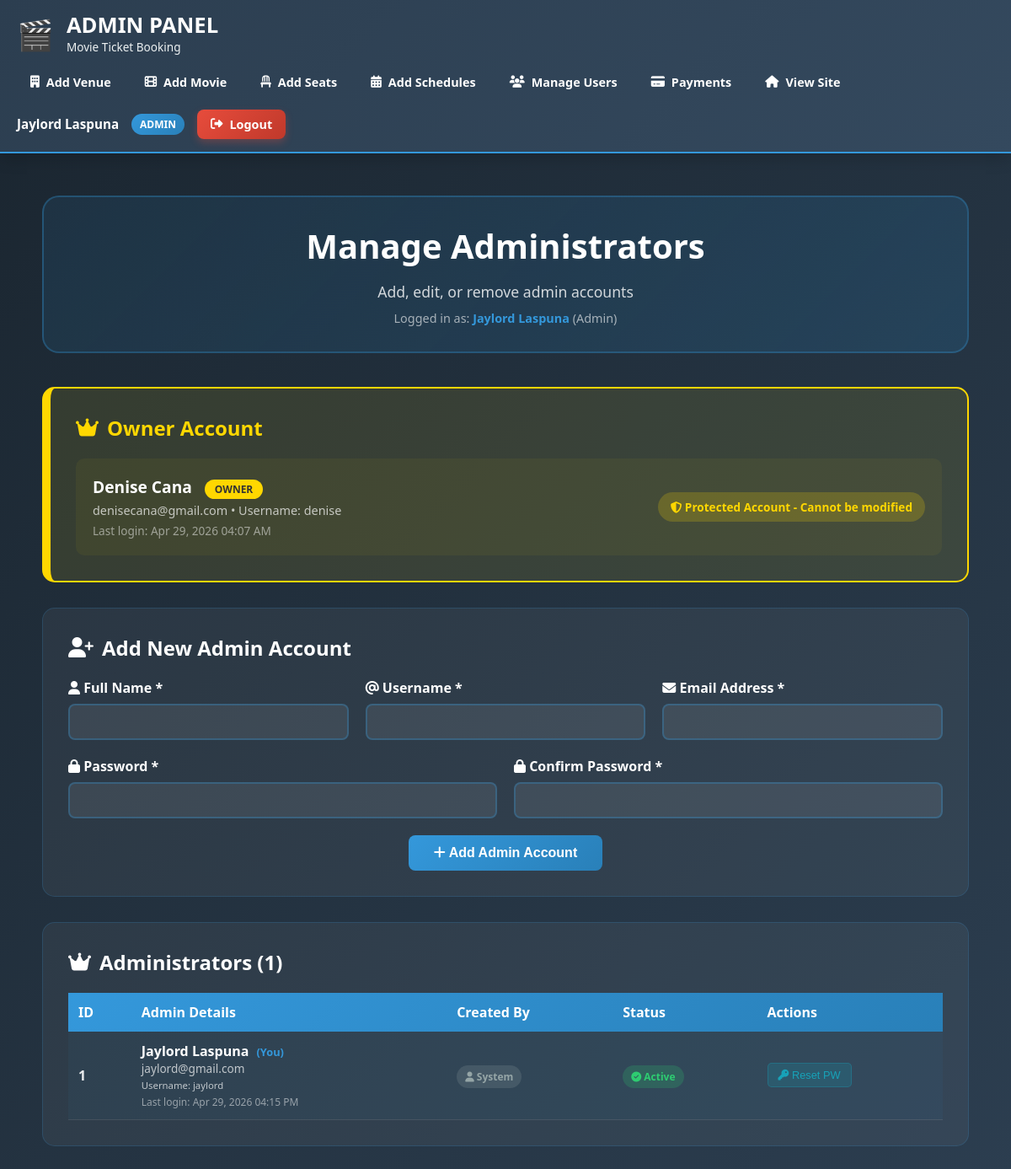
/pages/admin/users/user-admin.php (signed in), run on the app's committed database.
### tables this page shows
CREATE TABLE `users` (
  `u_id` int(11) NOT NULL,
  `u_name` varchar(100) NOT NULL,
  `u_username` varchar(50) NOT NULL,
  `u_email` varchar(100) NOT NULL,
  `u_pass` varchar(255) NOT NULL,
  `u_role` enum('Admin','Customer','Owner','Staff') DEFAULT 'Customer',
  `u_status` enum('Active','Inactive') DEFAULT 'Active',
  `created_by` int(11) DEFAULT NULL,
  `created_at` timestamp NOT NULL DEFAULT current_timestamp(),
  `last_login` timestamp NULL DEFAULT NULL,
  `is_visible` tinyint(1) DEFAULT 1
);

### pages/admin/users/user-admin.php (the view, shortened to what this page needs)
<?php
$root_dir = dirname(dirname(dirname(__DIR__)));
require_once $root_dir . '/partials/admin-header.php';
$current_admin_id = $_SESSION['user_id'];
$current_admin_name = $_SESSION['user_name'];
$current_admin_role = $_SESSION['user_role'];
$conn = get_db_connection();
$admins_result = $conn->query("
    SELECT
        u.u_id,
        u.u_name,
        u.u_username,
        u.u_email,
        u.u_role,
        u.u_status,
        u.created_at,
        u.last_login,
        u.created_by,
        creator.u_name as created_by_name
    FROM users u
    LEFT JOIN users creator ON u.created_by = creator.u_id
    WHERE u.u_role = 'Admin' AND u.is_visible = 1
    ORDER BY u.created_at DESC
");
$admins = [];
if ($admins_result) {
    while ($row = $admins_result->fetch_assoc()) {
        $admins[] = $row;
    }
}
$owner = null;
$owner_result = $conn->query("
    SELECT
        u.u_id,
        u.u_name,
        u.u_username,
        u.u_email,
        u.u_role,
        u.u_status,
        u.created_at,
        u.last_login
    FROM users u
    WHERE u.u_role = 'Owner' AND u.u_status = 'Active' AND u.is_visible = 1
    LIMIT 1
");
if ($owner_result && $owner_result->num_rows > 0) {
    $owner = $owner_result->fetch_assoc();
}
?>
<div class="admin-content" style="max-width: 1400px; margin: 0 auto; padding: 30px;">
    <div style="text-align: center; margin-bottom: 40px; padding: 30px; background: linear-gradient(135deg, rgba(52, 152, 219, 0.1), rgba(41, 128, 185, 0.2)); border-radius: 20px; border: 2px solid rgba(52, 152, 219, 0.3);">
        <h1 style="color: white; font-size: 2.5rem; margin-bottom: 15px; font-weight: 800;">Manage Administrators</h1>
        <p style="color: rgba(255, 255, 255, 0.8); font-size: 1.1rem;">Add, edit, or remove admin accounts</p>
        <p style="color: rgba(255, 255, 255, 0.6); font-size: 0.9rem; margin-top: 10px;">Logged in as: <strong style="color: #3498db;"><?php echo $current_admin_name; ?></strong> (<?php echo $current_admin_role; ?>)</p>
    </div>
    <?php if ($owner): ?>
    <div style="background: rgba(255, 215, 0, 0.1); border-radius: 15px; padding: 30px; margin-bottom: 30px; border: 2px solid #ffd700; border-left: 10px solid #ffd700;">
        <h2 style="color: #ffd700; font-size: 1.5rem; margin-bottom: 20px; display: flex; align-items: center; gap: 10px;">
            <i class="fas fa-crown"></i> Owner Account
        </h2>
        <div style="background: rgba(255, 215, 0, 0.05); border-radius: 10px; padding: 20px;">
            <div style="display: flex; justify-content: space-between; align-items: center; flex-wrap: wrap; gap: 20px;">
                <div>
                    <div style="color: white; font-size: 1.2rem; font-weight: 700; margin-bottom: 5px;">
                        <?php echo htmlspecialchars($owner['u_name']); ?>
                        <span style="background: #ffd700; color: #333; padding: 3px 12px; border-radius: 20px; font-size: 0.75rem; margin-left: 10px;">OWNER</span>
                    </div>
                    <div style="color: rgba(255, 255, 255, 0.7); font-size: 0.9rem;">
                        <?php echo htmlspecialchars($owner['u_email']); ?> • Username: <?php echo htmlspecialchars($owner['u_username']); ?>
                    </div>
                    <div style="color: rgba(255, 255, 255, 0.5); font-size: 0.85rem; margin-top: 5px;">
                        Last login: <?php echo $owner['last_login'] ? date('M d, Y h:i A', strtotime($owner['last_login'])) : 'Never'; ?>
                    </div>
                </div>
                <div>
                    <span style="background: rgba(255, 215, 0, 0.2); color: #ffd700; padding: 8px 15px; border-radius: 20px; font-size: 0.85rem; font-weight: 600;">
                        <i class="fas fa-shield-alt"></i> Protected Account - Cannot be modified
                    </span>
                </div>
            </div>
        </div>
    </div>
    <?php endif; ?>
    <div style="background: rgba(255, 255, 255, 0.05); border-radius: 15px; padding: 30px; margin-bottom: 30px; border: 1px solid rgba(52, 152, 219, 0.2);">
        <h2 style="color: white; font-size: 1.5rem; margin-bottom: 20px; display: flex; align-items: center; gap: 10px;">
            <i class="fas fa-user-plus"></i> Add New Admin Account
        </h2>
        <form method="POST" action="" id="adminForm">
            <div style="display: grid; grid-template-columns: repeat(auto-fit, minmax(250px, 1fr)); gap: 20px; margin-bottom: 20px;">
                <div>
                    <label style="display: block; color: white; font-weight: 600; margin-bottom: 8px;">
                        <i class="fas fa-user"></i> Full Name *
                    </label>
                    <input type="text" name="name" required
                           value="<?php echo isset($_POST['name']) ? htmlspecialchars($_POST['name']) : ''; ?>"
                           style="width: 100%; padding: 12px 15px; background: rgba(255,255,255,0.08); border: 2px solid rgba(52,152,219,0.3); border-radius: 8px; color: white;">
                </div>
                <div>
                    <label style="display: block; color: white; font-weight: 600; margin-bottom: 8px;">
                        <i class="fas fa-at"></i> Username *
                    </label>
                    <input type="text" name="admin_username" required
                           value="<?php echo isset($_POST['admin_username']) ? htmlspecialchars($_POST['admin_username']) : ''; ?>"
                           pattern="[a-zA-Z0-9_]{3,50}"
                           style="width: 100%; padding: 12px 15px; background: rgba(255,255,255,0.08); border: 2px solid rgba(52,152,219,0.3); border-radius: 8px; color: white;">
                </div>
                <div>
                    <label style="display: block; color: white; font-weight: 600; margin-bottom: 8px;">
                        <i class="fas fa-envelope"></i> Email Address *
                    </label>
                    <input type="email" name="email" required
                           value="<?php echo isset($_POST['email']) ? htmlspecialchars($_POST['email']) : ''; ?>"
                           style="width: 100%; padding: 12px 15px; background: rgba(255,255,255,0.08); border: 2px solid rgba(52,152,219,0.3); border-radius: 8px; color: white;">
                </div>
            </div>
            <div style="display: grid; grid-template-columns: repeat(auto-fit, minmax(250px, 1fr)); gap: 20px; margin-bottom: 20px;">
                <div>
                    <label style="display: block; color: white; font-weight: 600; margin-bottom: 8px;">
                        <i class="fas fa-lock"></i> Password *
                    </label>
                    <input type="password" name="password" required
                           style="width: 100%; padding: 12px 15px; background: rgba(255,255,255,0.08); border: 2px solid rgba(52,152,219,0.3); border-radius: 8px; color: white;">
                </div>
                <div>
                    <label style="display: block; color: white; font-weight: 600; margin-bottom: 8px;">
                        <i class="fas fa-lock"></i> Confirm Password *
                    </label>
                    <input type="password" name="confirm_password" required
                           style="width: 100%; padding: 12px 15px; background: rgba(255,255,255,0.08); border: 2px solid rgba(52,152,219,0.3); border-radius: 8px; color: white;">
                </div>
            </div>
            <div style="text-align: center; margin-top: 20px;">
                <button type="submit" name="add_admin" style="padding: 12px 30px; background: linear-gradient(135deg, #3498db 0%, #2980b9 100%); color: white; border: none; border-radius: 8px; font-size: 1rem; font-weight: 600; cursor: pointer;">
                    <i class="fas fa-plus"></i> Add Admin Account
                </button>
            </div>
        </form>
    </div>
    <div style="background: rgba(255, 255, 255, 0.05); border-radius: 15px; padding: 30px; border: 1px solid rgba(52, 152, 219, 0.2);">
        <h2 style="color: white; font-size: 1.5rem; margin-bottom: 20px; display: flex; align-items: center; gap: 10px;">
            <i class="fas fa-crown"></i> Administrators (<?php echo count($admins); ?>)
        </h2>
        <?php if (empty($admins)): ?>
        <div style="text-align: center; padding: 40px; color: rgba(255, 255, 255, 0.6);">
            <i class="fas fa-crown fa-3x" style="margin-bottom: 15px; opacity: 0.5;"></i>
            <p>No other administrators found.</p>
        </div>
        <?php else: ?>
        <div style="overflow-x: auto;">
            <table style="width: 100%; border-collapse: collapse;">
                <thead>
                    <tr style="background: linear-gradient(135deg, #3498db 0%, #2980b9 100%);">
                        <th style="padding: 12px; text-align: left; color: white;">ID</th>
                        <th style="padding: 12px; text-align: left; color: white;">Admin Details</th>
                        <th style="padding: 12px; text-align: left; color: white;">Created By</th>
                        <th style="padding: 12px; text-align: left; color: white;">Status</th>
                        <th style="padding: 12px; text-align: left; color: white;">Actions</th>
                </thead>
                <tbody>
                    <?php foreach ($admins as $admin):
                        $is_current_user = $admin['u_id'] == $current_admin_id;
                    ?>
                    <tr style="border-bottom: 1px solid rgba(255, 255, 255, 0.1); <?php echo $is_current_user ? 'background: rgba(52, 152, 219, 0.05);' : ''; ?>">
                        <td style="padding: 12px; color: rgba(255, 255, 255, 0.9); font-weight: 700;"><?php echo $admin['u_id']; ?></td>
                        <td style="padding: 12px;">
                            <div style="color: white; font-weight: 700;"><?php echo htmlspecialchars($admin['u_name']); ?>
                                <?php if ($is_current_user): ?>
                                <span style="color: #3498db; font-size: 0.8rem; margin-left: 5px;">(You)</span>
                                <?php endif; ?>
                            </div>
                            <div style="color: rgba(255, 255, 255, 0.7); font-size: 0.85rem;">
                                <?php echo htmlspecialchars($admin['u_email']); ?><br>
                                <small>Username: <?php echo htmlspecialchars($admin['u_username']); ?></small>
                            </div>
                            <div style="color: rgba(255, 255, 255, 0.5); font-size: 0.75rem; margin-top: 3px;">
                                Last login: <?php echo $admin['last_login'] ? date('M d, Y h:i A', strtotime($admin['last_login'])) : 'Never'; ?>
                            </div>
                         </div>
                        <td style="padding: 12px;">
                            <span style="background: <?php echo $admin['created_by_name'] ? 'rgba(52,152,219,0.2)' : 'rgba(149,165,166,0.2)'; ?>; color: <?php echo $admin['created_by_name'] ? '#3498db' : '#95a5a6'; ?>; padding: 5px 10px; border-radius: 15px; font-size: 0.75rem; font-weight: 600;">
                                <i class="fas <?php echo $admin['created_by_name'] ? 'fa-user-cog' : 'fa-user'; ?>"></i>
                                <?php echo $admin['created_by_name'] ?? 'System'; ?>
                            </span>
                         </div>
                        <td style="padding: 12px;">
                            <span style="background: <?php echo $admin['u_status'] == 'Active' ? 'rgba(46,204,113,0.2)' : 'rgba(108,117,125,0.2)'; ?>; color: <?php echo $admin['u_status'] == 'Active' ? '#2ecc71' : '#6c757d'; ?>; padding: 5px 10px; border-radius: 15px; font-size: 0.75rem; font-weight: 600;">
                                <i class="fas <?php echo $admin['u_status'] == 'Active' ? 'fa-check-circle' : 'fa-times-circle'; ?>"></i>
                                <?php echo $admin['u_status']; ?>
                            </span>
                         </div>
                        <td style="padding: 12px;">
                            <div style="display: flex; gap: 8px; flex-wrap: wrap;">
                                <button type="button"
                                        onclick="openResetAdminPasswordModal(<?php echo $admin['u_id']; ?>, '<?php echo addslashes($admin['u_name']); ?>')"
                                        style="padding: 6px 12px; background: rgba(23,162,184,0.2); color: #17a2b8; border: 1px solid rgba(23,162,184,0.3); border-radius: 5px; cursor: pointer; font-size: 0.8rem;">
                                    <i class="fas fa-key"></i> Reset PW
                                </button>
                            </div>
                         </div>
                    <?php endforeach; ?>
        <?php endif; ?>
</body>
</html>

### partials/admin-header.php (style rules this page uses)
:root { --admin-primary: #2c3e50; --admin-secondary: #34495e; --admin-accent: #3498db; --admin-success: #2ecc71; --admin-danger: #e74c3c; --admin-warning: #f39c12; --admin-light: #ecf0f1; --admin-dark: #1a252f; }
* { margin: 0; padding: 0; box-sizing: border-box; }
body { font-family: 'Segoe UI', Tahoma, Geneva, Verdana, sans-serif; background: linear-gradient(135deg, var(--admin-dark) 0%, var(--admin-primary) 100%); color: white; min-height: 100vh; }

### data on the page
users: u_name "Denise Cana", u_email "denisecana@gmail.com", u_username "denise", last_login "Apr 29, 2026 04:07 AM"
users: u_id "1", u_name "Jaylord Laspuna", shows "(You)", u_email "jaylord@gmail.com", u_username "jaylord", last_login "Apr 29, 2026 04:15 PM", created_by_name "System", u_status "Active"

### other printed values
$_SESSION['user_name'] "Jaylord Laspuna"
$_SESSION['user_role'] "ADMIN"
$current_admin_name "Jaylord Laspuna"
$current_admin_role "Admin"
count($admins) "1"
